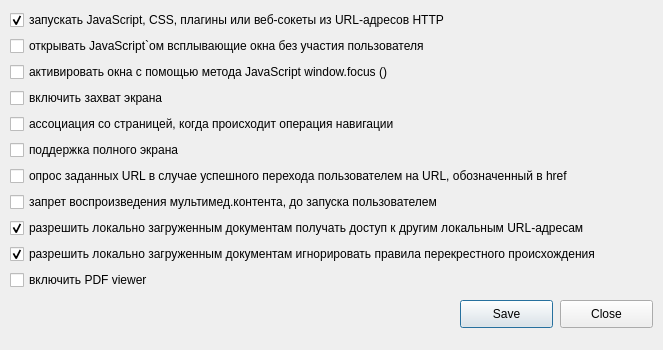
<?xml version="1.0" encoding="UTF-8"?>
<ui version="4.0">
 <class>ParseJSSettingsGUI</class>
 <widget class="QDialog" name="ParseJSSettingsGUI">
  <property name="geometry">
   <rect>
    <x>0</x>
    <y>0</y>
    <width>663</width>
    <height>350</height>
   </rect>
  </property>
  <property name="windowTitle">
   <string>Dialog</string>
  </property>
  <widget class="QPushButton" name="pushSaveSettings">
   <property name="geometry">
    <rect>
     <x>460</x>
     <y>300</y>
     <width>93</width>
     <height>28</height>
    </rect>
   </property>
   <property name="text">
    <string>Save</string>
   </property>
  </widget>
  <widget class="QWidget" name="layoutWidget">
   <property name="geometry">
    <rect>
     <x>10</x>
     <y>10</y>
     <width>640</width>
     <height>282</height>
    </rect>
   </property>
   <layout class="QVBoxLayout" name="verticalLayout">
    <item>
     <widget class="QCheckBox" name="checkBoxAllowRunningInsecureContent">
      <property name="text">
       <string>запускать JavaScript, CSS, плагины или веб-сокеты из URL-адресов HTTP</string>
      </property>
      <property name="checked">
       <bool>true</bool>
      </property>
     </widget>
    </item>
    <item>
     <widget class="QCheckBox" name="checkBoxJavascriptCanOpenWindows">
      <property name="text">
       <string>открывать JavaScript`ом всплывающие окна без участия пользователя</string>
      </property>
     </widget>
    </item>
    <item>
     <widget class="QCheckBox" name="checkBoxAllowWindowActivationFromJavaScript">
      <property name="text">
       <string>активировать окна с помощью метода JavaScript window.focus ()</string>
      </property>
     </widget>
    </item>
    <item>
     <widget class="QCheckBox" name="checkBoxScreenCaptureEnabled">
      <property name="text">
       <string>включить захват экрана</string>
      </property>
     </widget>
    </item>
    <item>
     <widget class="QCheckBox" name="checkBoxFocusOnNavigationEnabled">
      <property name="text">
       <string>ассоциация со страницей, когда происходит операция навигации</string>
      </property>
     </widget>
    </item>
    <item>
     <widget class="QCheckBox" name="checkBoxFullScreenSupportEnabled">
      <property name="text">
       <string>поддержка полного экрана</string>
      </property>
     </widget>
    </item>
    <item>
     <widget class="QCheckBox" name="checkBoxHyperlinkAuditingEnabled">
      <property name="text">
       <string>опрос заданных URL в случае успешного перехода пользователем на URL, обозначенный в href</string>
      </property>
     </widget>
    </item>
    <item>
     <widget class="QCheckBox" name="checkBoxPlaybackRequiresUserGesture">
      <property name="text">
       <string>запрет воспроизведения мультимед.контента, до запуска пользователем</string>
      </property>
     </widget>
    </item>
    <item>
     <widget class="QCheckBox" name="checkBoxLocalContentCanAccessFileUrls">
      <property name="text">
       <string>разрешить локально загруженным документам получать доступ к другим локальным URL-адресам</string>
      </property>
      <property name="checked">
       <bool>true</bool>
      </property>
     </widget>
    </item>
    <item>
     <widget class="QCheckBox" name="checkBoxLocalContentCanAccessRemoteUrls">
      <property name="text">
       <string>разрешить локально загруженным документам игнорировать правила перекрестного происхождения</string>
      </property>
      <property name="checked">
       <bool>true</bool>
      </property>
     </widget>
    </item>
    <item>
     <widget class="QCheckBox" name="checkBoxPdfViewerEnabled">
      <property name="text">
       <string>включить PDF viewer </string>
      </property>
     </widget>
    </item>
   </layout>
  </widget>
  <widget class="QPushButton" name="pushClose">
   <property name="geometry">
    <rect>
     <x>560</x>
     <y>300</y>
     <width>93</width>
     <height>28</height>
    </rect>
   </property>
   <property name="text">
    <string>Close</string>
   </property>
  </widget>
 </widget>
 <resources/>
 <connections>
  <connection>
   <sender>pushSaveSettings</sender>
   <signal>clicked()</signal>
   <receiver>ParseJSSettingsGUI</receiver>
   <slot>close()</slot>
   <hints>
    <hint type="sourcelabel">
     <x>507</x>
     <y>309</y>
    </hint>
    <hint type="destinationlabel">
     <x>434</x>
     <y>300</y>
    </hint>
   </hints>
  </connection>
  <connection>
   <sender>pushClose</sender>
   <signal>clicked()</signal>
   <receiver>ParseJSSettingsGUI</receiver>
   <slot>close()</slot>
   <hints>
    <hint type="sourcelabel">
     <x>618</x>
     <y>312</y>
    </hint>
    <hint type="destinationlabel">
     <x>655</x>
     <y>301</y>
    </hint>
   </hints>
  </connection>
 </connections>
</ui>
